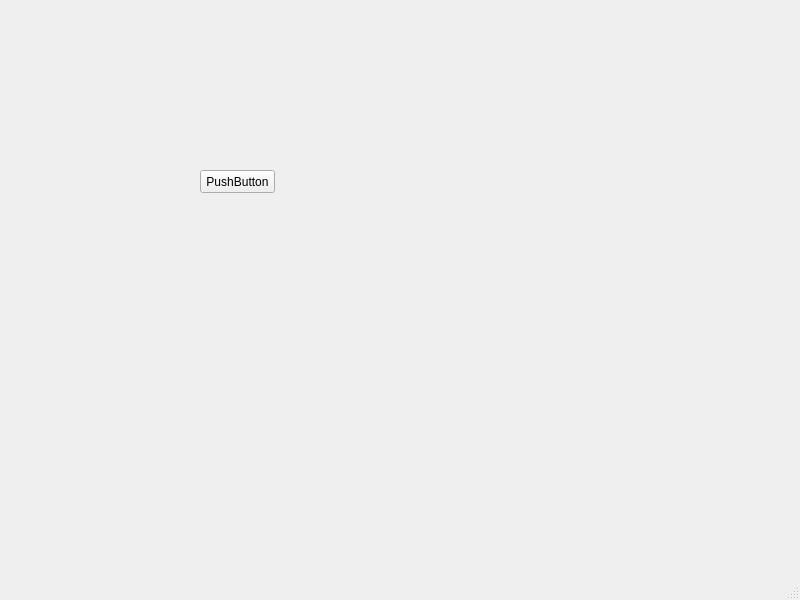
<?xml version="1.0" encoding="UTF-8"?>
<ui version="4.0">
 <class>test</class>
 <widget class="QMainWindow" name="test">
  <property name="geometry">
   <rect>
    <x>0</x>
    <y>0</y>
    <width>800</width>
    <height>600</height>
   </rect>
  </property>
  <property name="windowTitle">
   <string>MainWindow</string>
  </property>
  <widget class="QWidget" name="centralwidget">
   <widget class="QPushButton" name="pushButton">
    <property name="geometry">
     <rect>
      <x>200</x>
      <y>170</y>
      <width>75</width>
      <height>23</height>
     </rect>
    </property>
    <property name="text">
     <string>PushButton</string>
    </property>
   </widget>
  </widget>
  <widget class="QMenuBar" name="menubar">
   <property name="geometry">
    <rect>
     <x>0</x>
     <y>0</y>
     <width>800</width>
     <height>23</height>
    </rect>
   </property>
  </widget>
  <widget class="QStatusBar" name="statusbar"/>
 </widget>
 <resources/>
 <connections/>
</ui>
